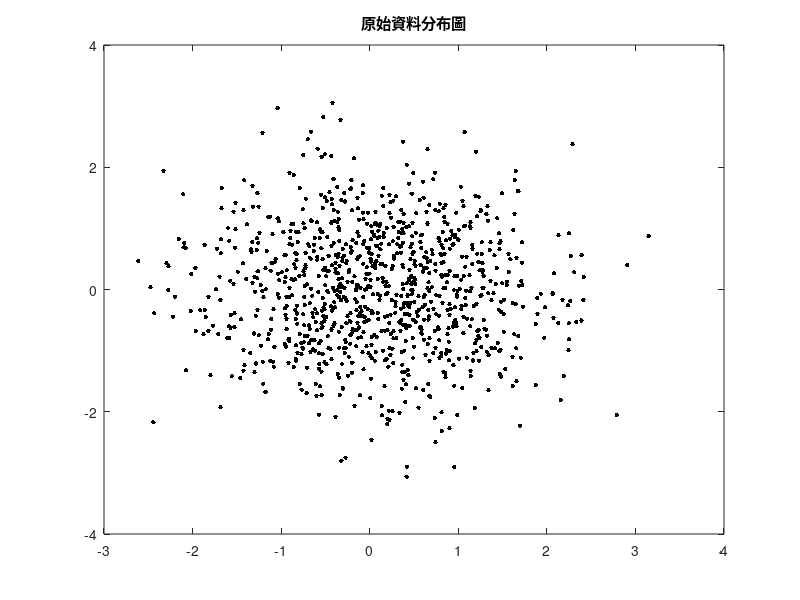
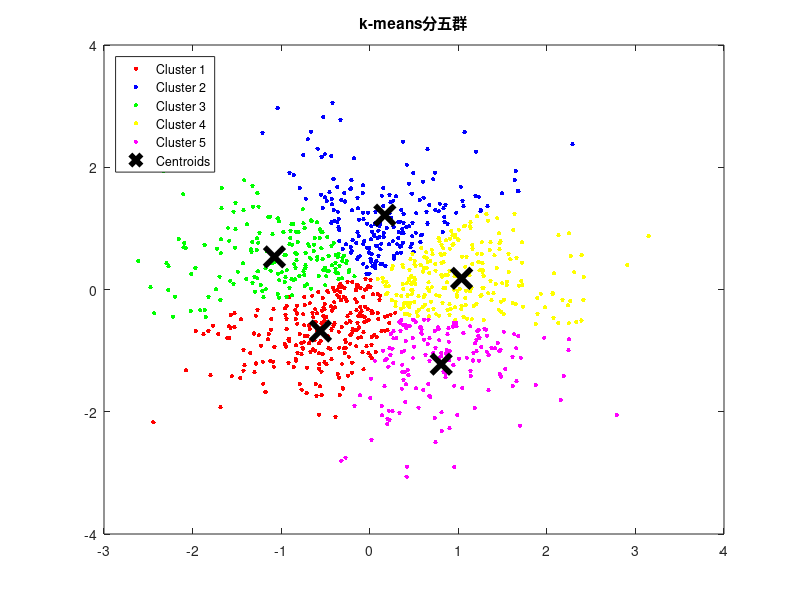

The MATLAB source for these figures, in order:
% K-means 分群實作（依課堂文件整理）
clc;                    % 清除 Command Window 文字
clear;                  % 清除 Workspace 變數
close all;

number = 1000;
X = randn(number, 2);    % 產生 1000 筆二維常態隨機資料

figure(1);
plot(X(:,1), X(:,2), 'k.', 'MarkerSize', 10);
title('原始資料分布圖');

[Idx, Ctrs, SumD, D] = kmeans(X, 5);

figure(2);              % 使用另一張圖保留原始資料圖
plot(X(Idx==1,1), X(Idx==1,2), 'r.', 'MarkerSize', 10);
hold on;
plot(X(Idx==2,1), X(Idx==2,2), 'b.', 'MarkerSize', 10);
plot(X(Idx==3,1), X(Idx==3,2), 'g.', 'MarkerSize', 10);
plot(X(Idx==4,1), X(Idx==4,2), 'y.', 'MarkerSize', 10);
plot(X(Idx==5,1), X(Idx==5,2), 'm.', 'MarkerSize', 10);
plot(Ctrs(:,1), Ctrs(:,2), 'kx', 'MarkerSize', 14, 'LineWidth', 4);
legend('Cluster 1', 'Cluster 2', 'Cluster 3', 'Cluster 4', ...
       'Cluster 5', 'Centroids', 'Location', 'northwest');
title('k-means分五群');
hold off;
